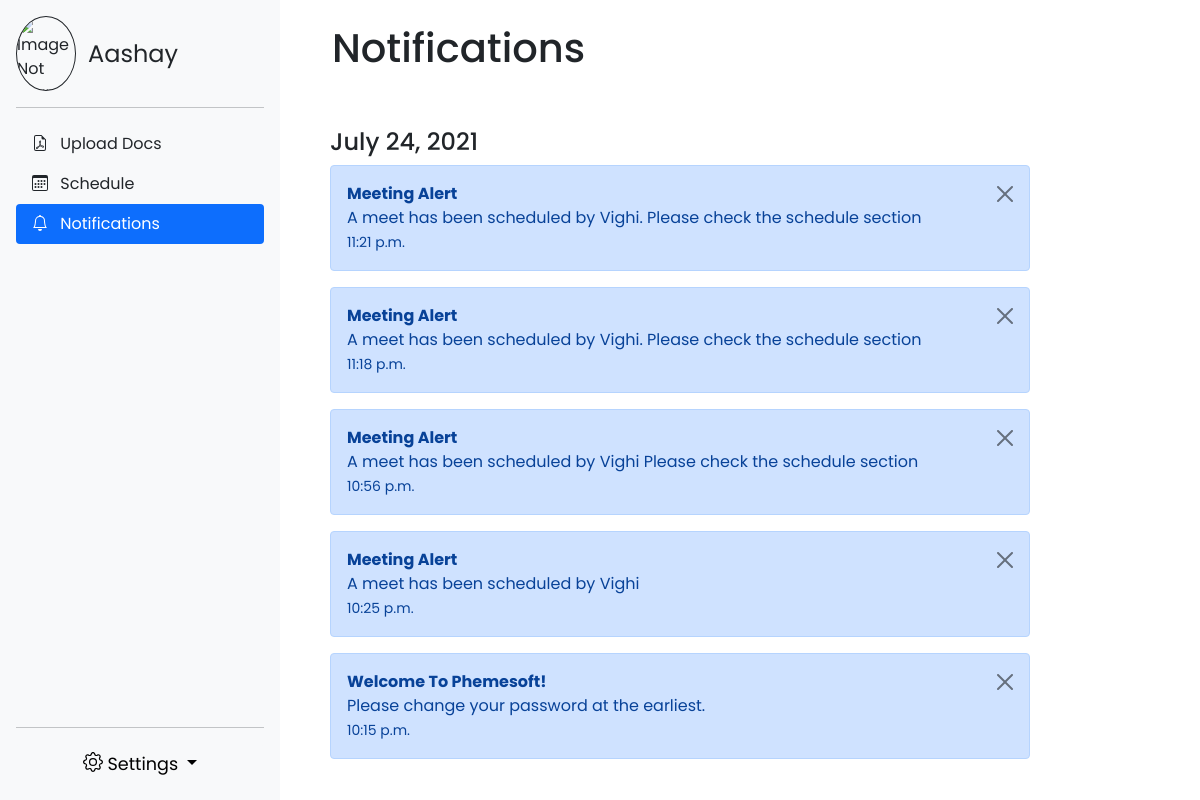
The app's page /notifications/ (signed in), older data.
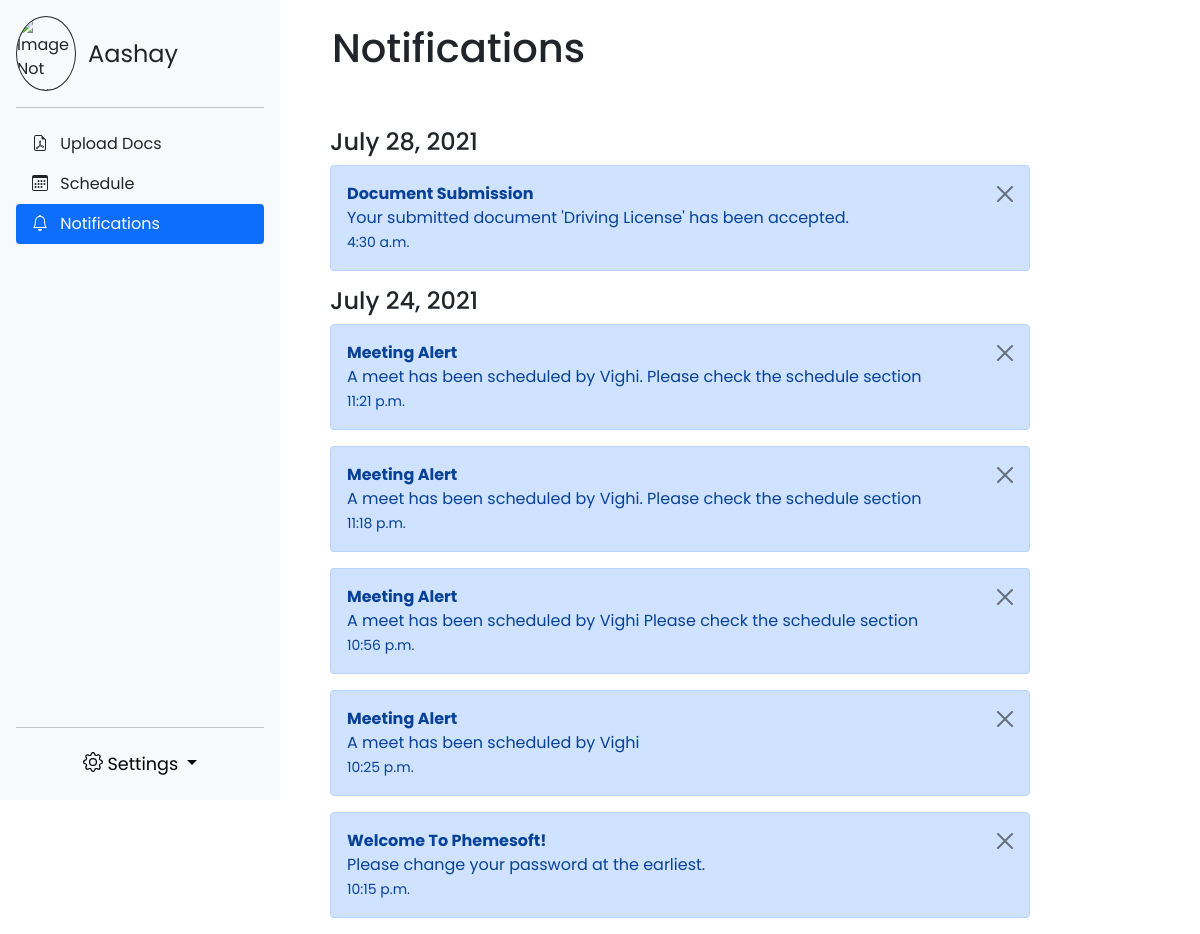
The same page, newer data.
### project1/models.py (models this page shows)
class Notifications(models.Model):
    user = ForeignKey(UserData, on_delete=models.CASCADE)
    title = CharField(max_length=255)
    notification = CharField(max_length=255)
    date = DateField(auto_now_add=True)
    time = TimeField(auto_now_add=True)

### project1/views.py (the view)
# urls.py: path("notifications/", views.notifications, name="notifications"),
@login_required
def notifications(request):
    notifs = Notifications.objects.filter(user_id=request.user.id).order_by('-date', '-time')
    return render(request, "notifications.html", {'notifs':notifs})

### templates/notifications.html (shortened to what this page needs)
{% extends 'sidebar.html' %}
{% load static %}
{% block content %}
<head>
    <link href="https://cdn.jsdelivr.net/npm/bootstrap@5.0.2/dist/css/bootstrap.min.css" rel="stylesheet">
    <link rel="stylesheet" href="{% static 'notificationsStyle.css' %}">
</head>
<div class="col-md-9">
    <br>
    <h1>Notifications</h1>
    <br>
    <br>
    <div class="container">
        {% for notif in notifs %}
        <div>
            {% ifchanged %}<p class="h4">{{notif.date}}</p> {% endifchanged %}
        </div>
        <div class="alert alert-primary alert-dismissible fade show" onclick="location.href='/del_notif/?id={{notif.id}}'" role="alert">
            <strong>{{notif.title}}</strong>
            <br>
                    {{notif.notification}}
            <br>
            <small>{{notif.time}}</small>
            <button type="button" class="btn-close" data-bs-dismiss="alert" aria-label="Close"></button>
        </div>
        {% empty %}
        <h4>No New Notifications</h4>
        {% endfor %}
    </div>
</div>
{% endblock %}

Row changes from the older to the newer data that the page shows:
added Notifications: date "July 28, 2021", title "Document Submission", notification "Your submitted document 'Driving License' has been accepted.", time "4:30 a.m."
